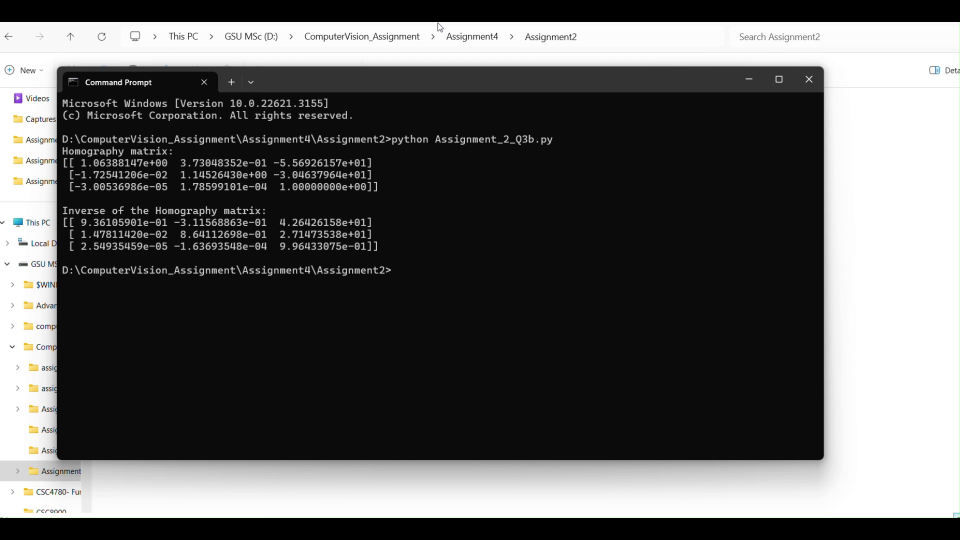
#> input picture frame 26 of Assignment2/Assignment2.3b.mp4, 1920 x 1080 px, given in place of v.mp4, which was not available (shown at 1/2 size)
$ python Assignment_2_Q1.py   (older library calls are emulated)
#> lines starting #> are read from the running program, lines starting #| are printed output that depends on the picture; after the words box and inside, x2 and y2 are one past the last pixel; in counts of white or black regions, pixels touching at a corner belong together; pictures that were not available may be replaced by others from this repository, and a replacement may not be noted
import cv2
import numpy as np

# Load the video footage
cap = cv2.VideoCapture('v.mp4')  # Replace 'video_footage.mp4' with the path to your video

# Select a frame from the video
frame_number = 1000  # Change this to the desired frame number
# cap.set(cv2.CAP_PROP_POS_FRAMES, frame_number)
ret, frame = cap.read()
#> frame is the input picture: shape (1080, 1920, 3); mean B, G, R 91.2, 91.5, 91.4

print(frame)
#> (printed output is left out)
# Convert the frame to grayscale
gray = cv2.cvtColor(frame, cv2.COLOR_BGR2GRAY)

# Apply Gaussian blur
blurred = cv2.GaussianBlur(gray, (5, 5), 0)

# Compute gradients using Sobel operators
grad_x = cv2.Sobel(blurred, cv2.CV_64F, 1, 0, ksize=3)
grad_y = cv2.Sobel(blurred, cv2.CV_64F, 0, 1, ksize=3)
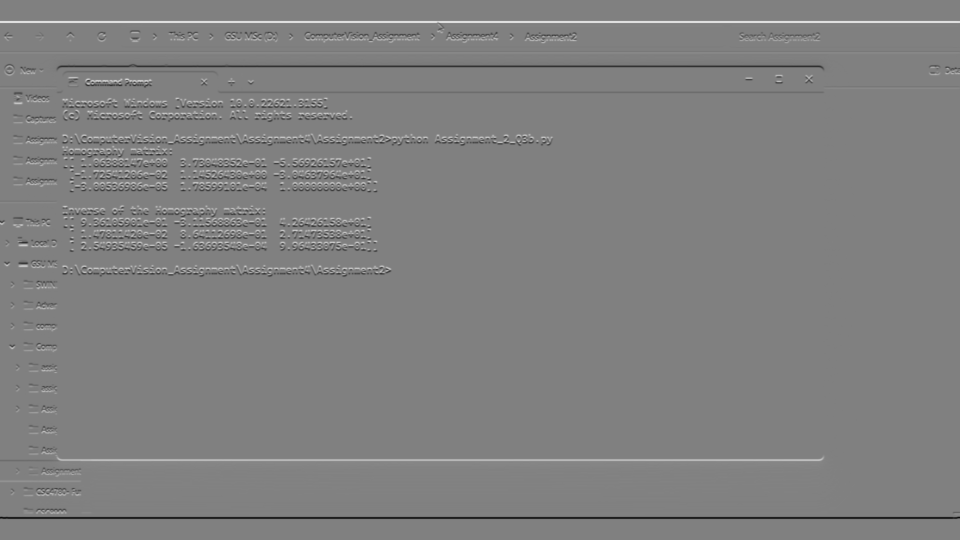
#> grad_y: shape (1080, 1920) float64 (shown at 1/2 size); min -628, max 620, mean 0; drawn with min black and max white

# Compute gradient magnitude and direction
grad_mag = np.sqrt(grad_x ** 2 + grad_y ** 2)
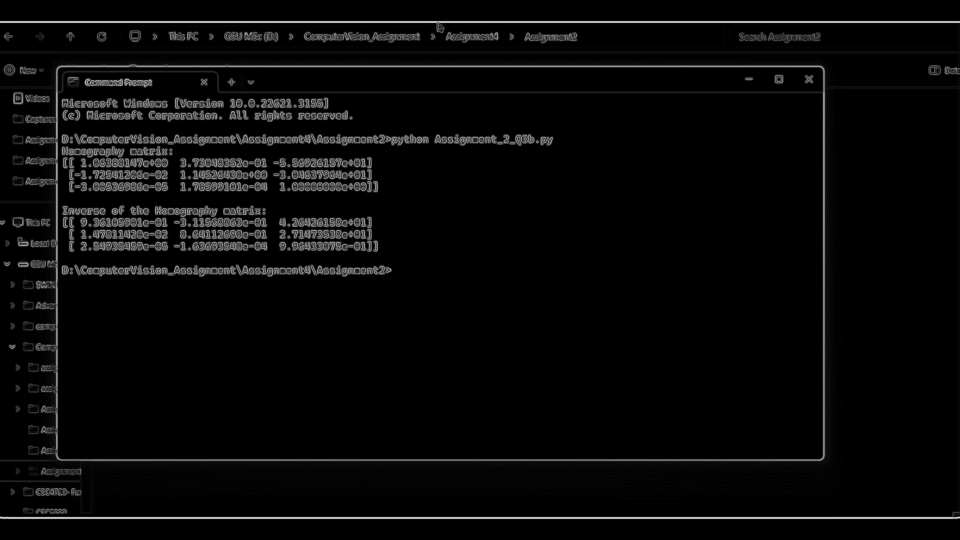
#> grad_mag: shape (1080, 1920) float64 (shown at 1/2 size); min 0, max 630.7, mean 22.6; drawn with min black and max white
grad_dir = np.arctan2(grad_y, grad_x) * (180 / np.pi)
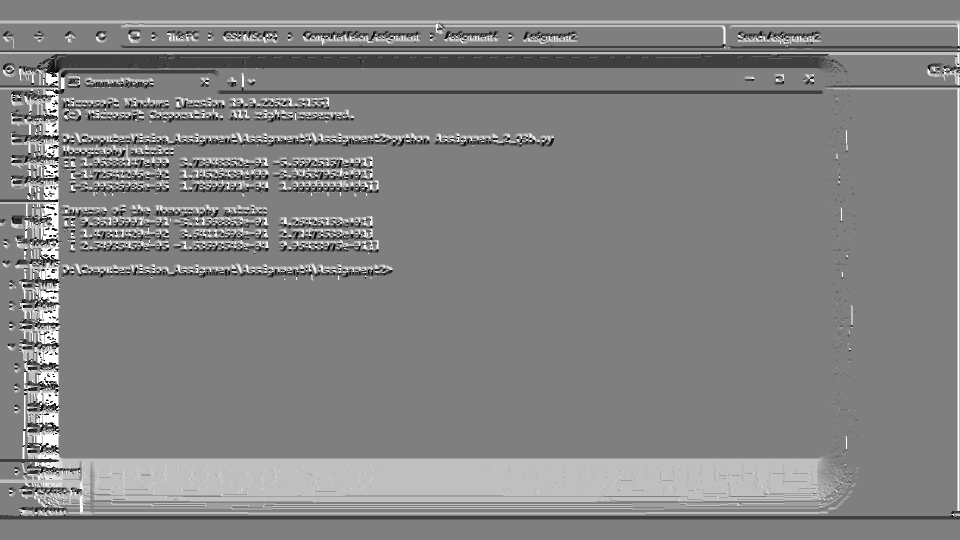
#> grad_dir: shape (1080, 1920) float64 (shown at 1/2 size); min -179.9, max 180, mean 5.9; drawn with min black and max white

# Non-maximum suppression
edges = np.zeros_like(grad_mag)
rows, cols = edges.shape
#> rows = 1080; cols = 1920

for i in range(1, rows - 1):
    for j in range(1, cols - 1):
        angle = grad_dir[i, j]
        if (0 <= angle < 22.5) or (157.5 <= angle <= 180) or (-22.5 <= angle < 0) or (-180 <= angle < -157.5):
            if grad_mag[i, j] >= grad_mag[i, j - 1] and grad_mag[i, j] >= grad_mag[i, j + 1]:
                edges[i, j] = grad_mag[i, j]
        elif (22.5 <= angle < 67.5) or (-157.5 <= angle < -112.5):
            if grad_mag[i, j] >= grad_mag[i - 1, j - 1] and grad_mag[i, j] >= grad_mag[i + 1, j + 1]:
                edges[i, j] = grad_mag[i, j]
        elif (67.5 <= angle < 112.5) or (-112.5 <= angle < -67.5):
            if grad_mag[i, j] >= grad_mag[i - 1, j] and grad_mag[i, j] >= grad_mag[i + 1, j]:
                edges[i, j] = grad_mag[i, j]
        elif (112.5 <= angle < 157.5) or (-67.5 <= angle < -22.5):
            if grad_mag[i, j] >= grad_mag[i - 1, j + 1] and grad_mag[i, j] >= grad_mag[i + 1, j - 1]:
                edges[i, j] = grad_mag[i, j]
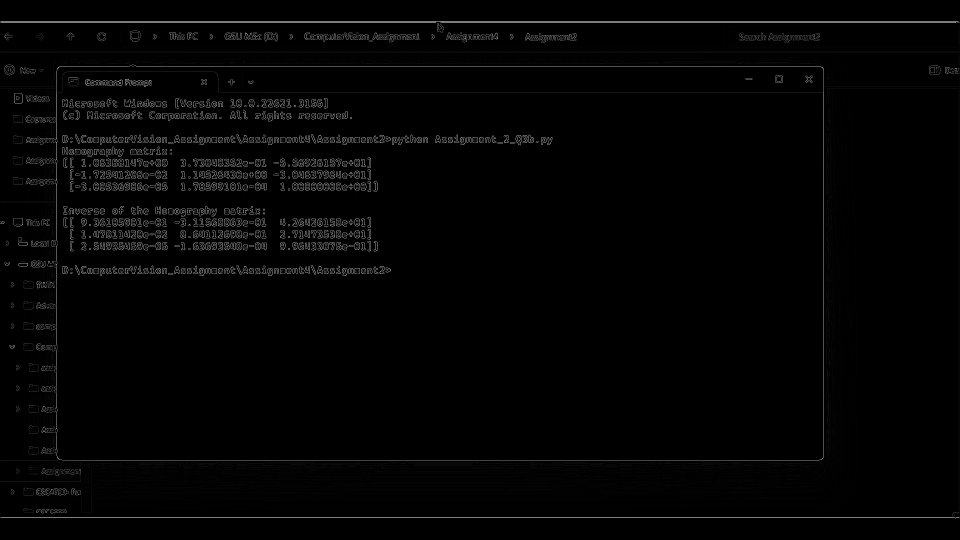
#> edges: shape (1080, 1920) float64 (shown at 1/2 size); min 0, max 630.7, mean 9.7; drawn with min black and max white

# Apply double thresholding for edge tracing by hysteresis
high_threshold = 100  # Change this to adjust the high threshold
low_threshold = 50   # Change this to adjust the low threshold

strong_edges = (edges > high_threshold).astype(np.uint8) * 255
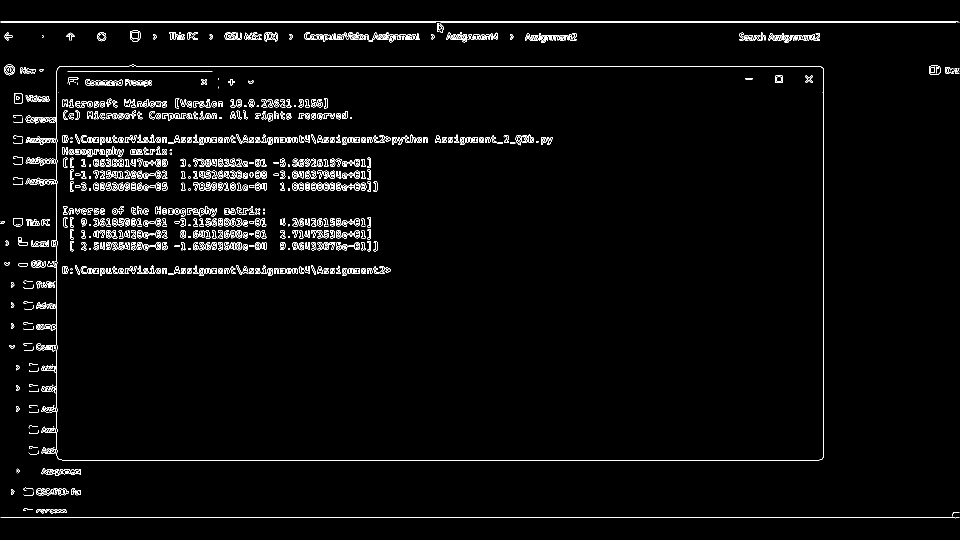
#> strong_edges: shape (1080, 1920) (shown at 1/2 size); 2.6% white in thin lines or dots
weak_edges = ((edges >= low_threshold) & (edges <= high_threshold)).astype(np.uint8) * 255
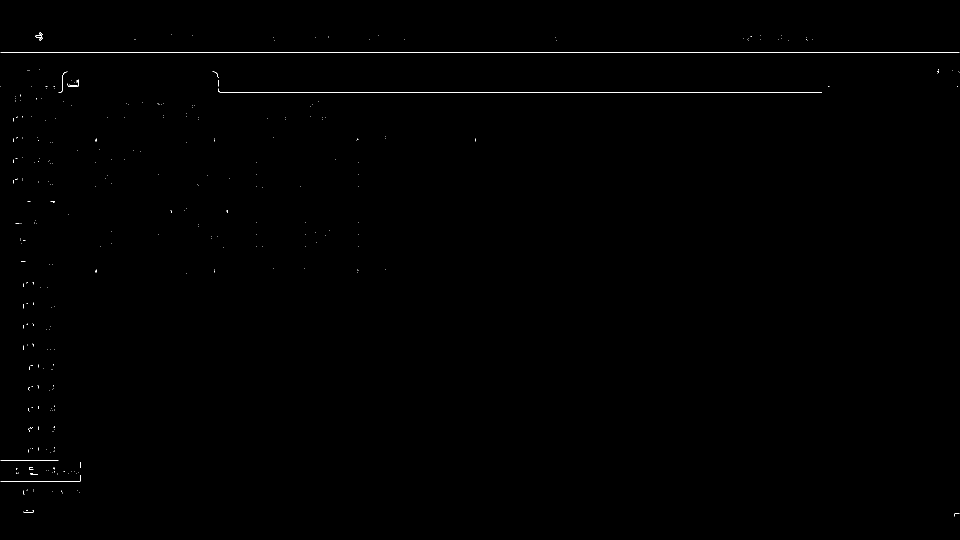
#> weak_edges: shape (1080, 1920) (shown at 1/2 size); 0.21% white in thin lines or dots, all inside (x1, y1, x2, y2) = (1, 65, 1919, 1033)

# Perform edge tracing using hysteresis
_, strong_edges = cv2.threshold(strong_edges, 0, 255, cv2.THRESH_BINARY)
_, weak_edges = cv2.threshold(weak_edges, 0, 255, cv2.THRESH_BINARY)

# Find contours of strong edges
contours, _ = cv2.findContours(strong_edges, cv2.RETR_EXTERNAL, cv2.CHAIN_APPROX_SIMPLE)
#> contours = 194 contours, 118 with area under 20; largest, box (x1, y1, x2, y2) and area: (51, 129, 1648, 921) 1210093, (1, 43, 1919, 45) 1902, (1082, 66, 1154, 86) 466, (260, 61, 281, 83) 376, (1858, 131, 1881, 149) 356

# Draw contours on the original frame
frame_with_edges = cv2.drawContours(frame.copy(), contours, -1, (0, 255, 0), 2)
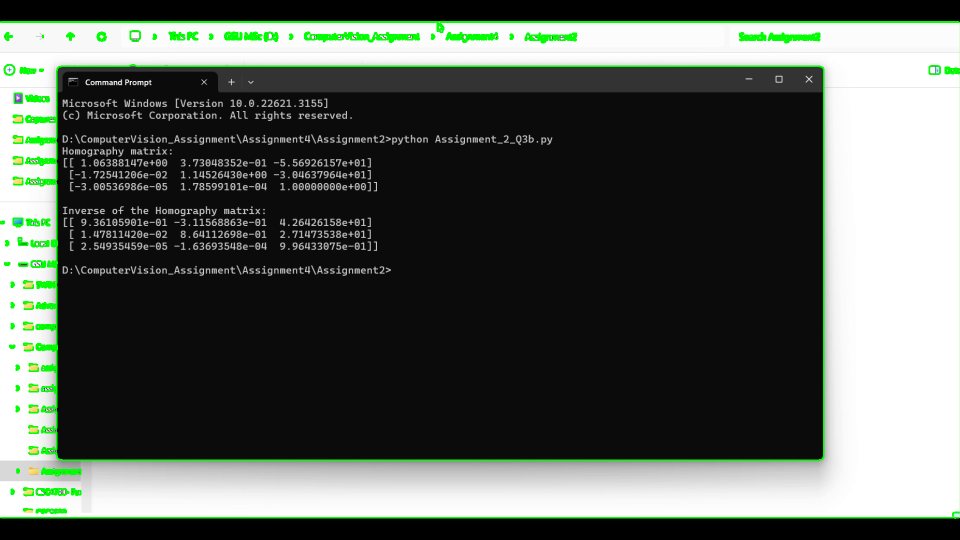
#> frame_with_edges: shape (1080, 1920, 3) (shown at 1/2 size); mean B, G, R 87, 93.9, 87.1

# Display the original frame and the frame with detected edges
cv2.imshow('Original Frame', frame)
cv2.imshow('Frame with Detected Edges', frame_with_edges)
cv2.waitKey(0)

# Release video capture and close OpenCV windows
cap.release()
cv2.destroyAllWindows()

$ run again, starting later in the video
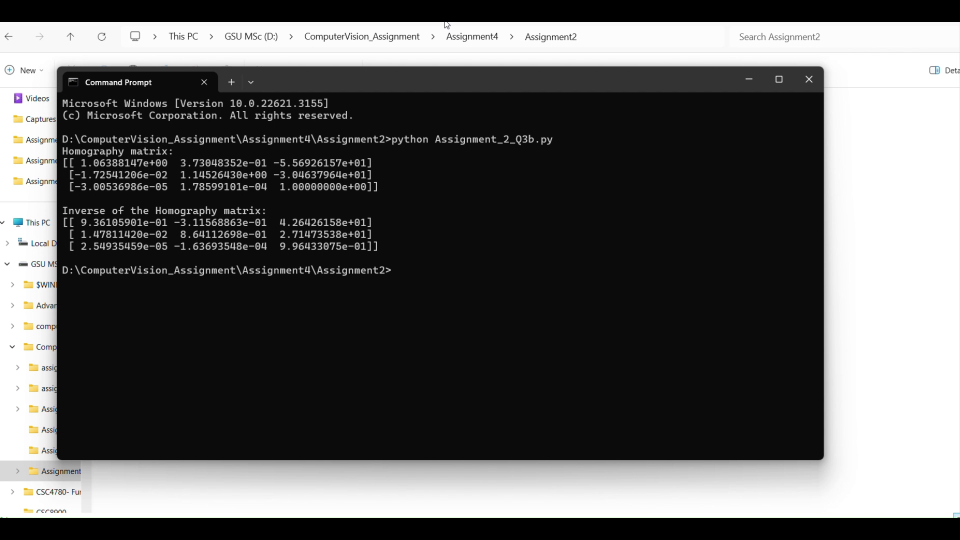
#> input picture frame 213 of Assignment2/Assignment2.3b.mp4, 1920 x 1080 px, given in place of v.mp4, which was not available (shown at 1/2 size)
#> frame is the input picture: shape (1080, 1920, 3); mean B, G, R 91.2, 91.5, 91.4
#> (printed output is left out)
#> `grad_dir = np.arctan2(grad_y, grad_x) * (180 / np.pi)`:
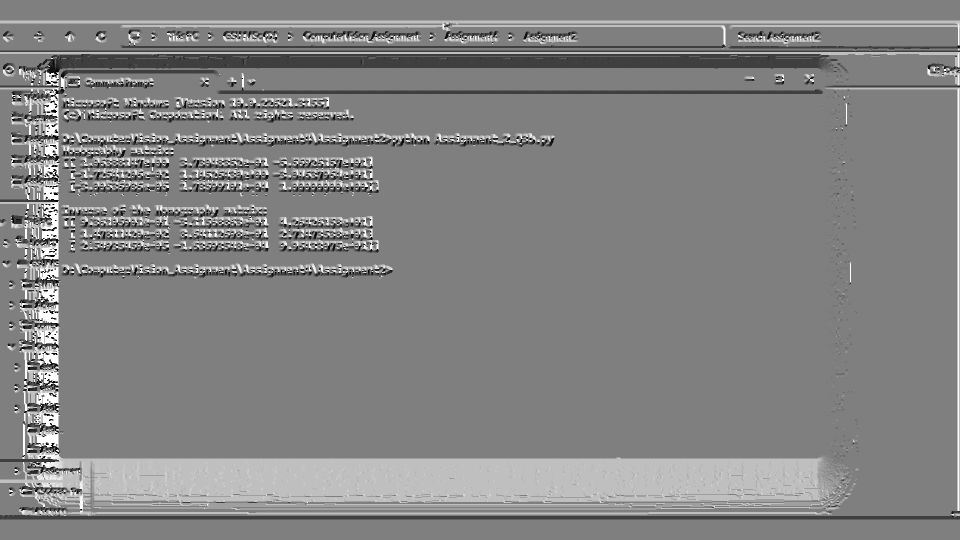
#> grad_dir: shape (1080, 1920) float64 (shown at 1/2 size); min -179.9, max 180, mean 5.8; drawn with min black and max white
#> strong_edges: shape (1080, 1920); 2.6% white in thin lines or dots
#> weak_edges: shape (1080, 1920); 0.22% white in thin lines or dots
#> contours = 798 contours, 295 with area under 20; largest, box (x1, y1, x2, y2) and area: (1, 43, 1919, 45) 1890, (51, 129, 1648, 921) 1028, (1082, 66, 1154, 86) 466, (260, 61, 281, 83) 376, (1858, 131, 1881, 149) 356
#> `frame_with_edges = cv2.drawContours(frame.copy(), contours, -1, (0, 25..`:
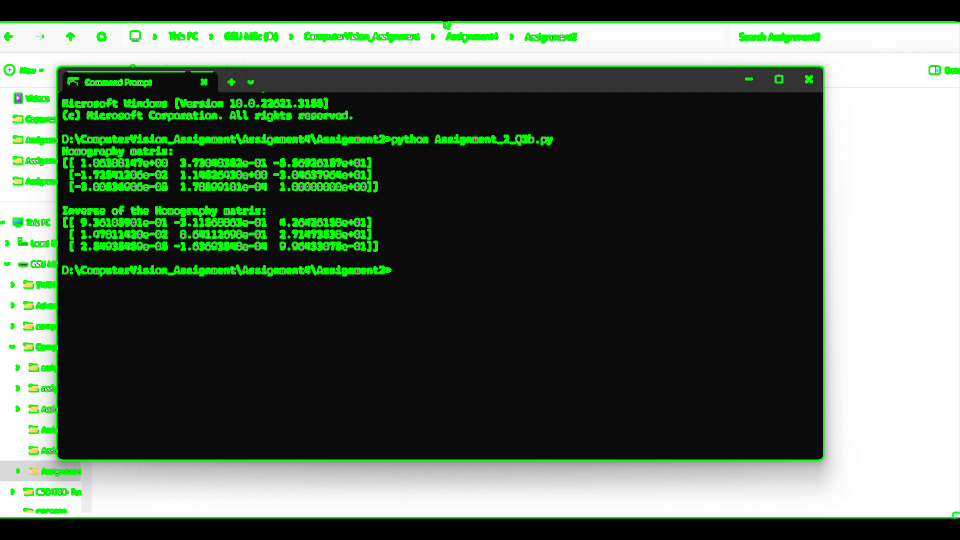
#> frame_with_edges: shape (1080, 1920, 3) (shown at 1/2 size); mean B, G, R 84, 100.9, 84.2
